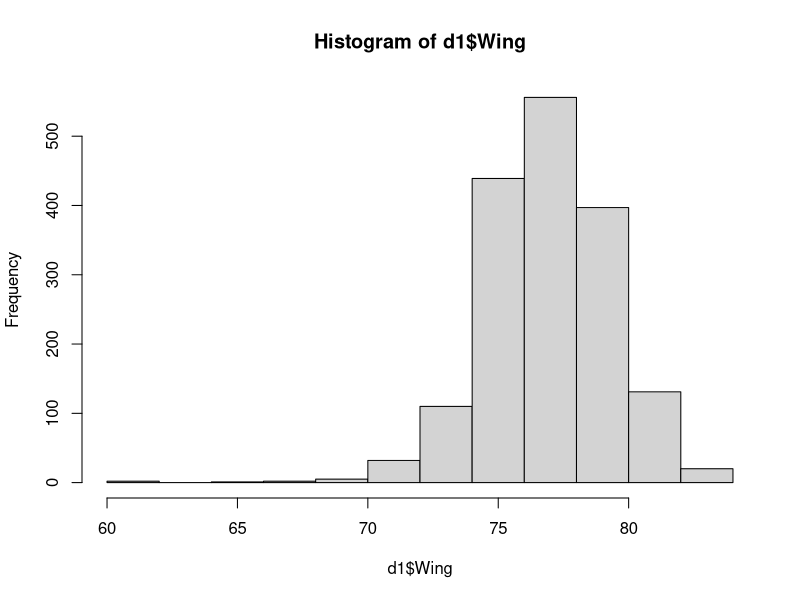
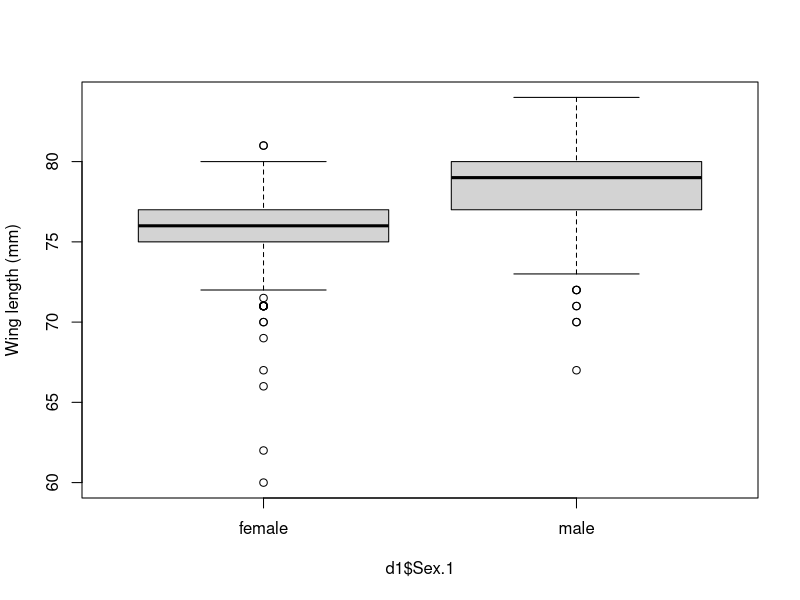
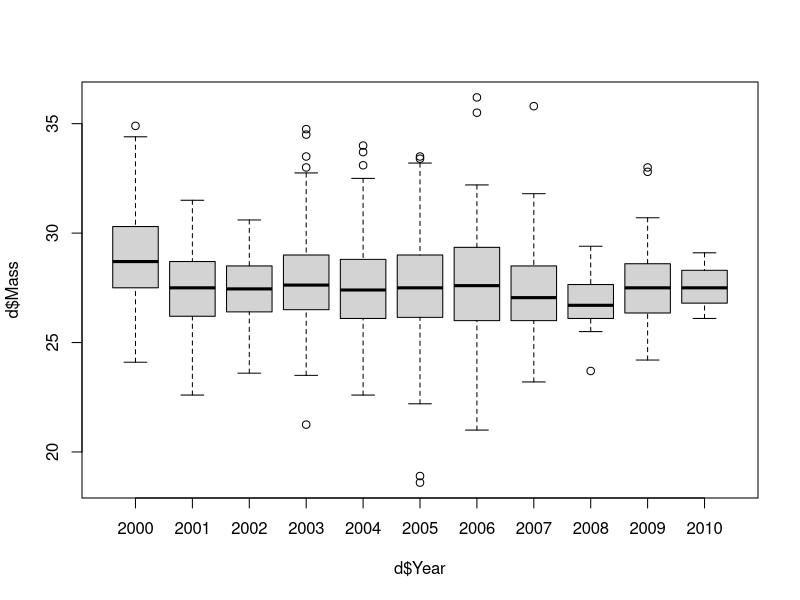
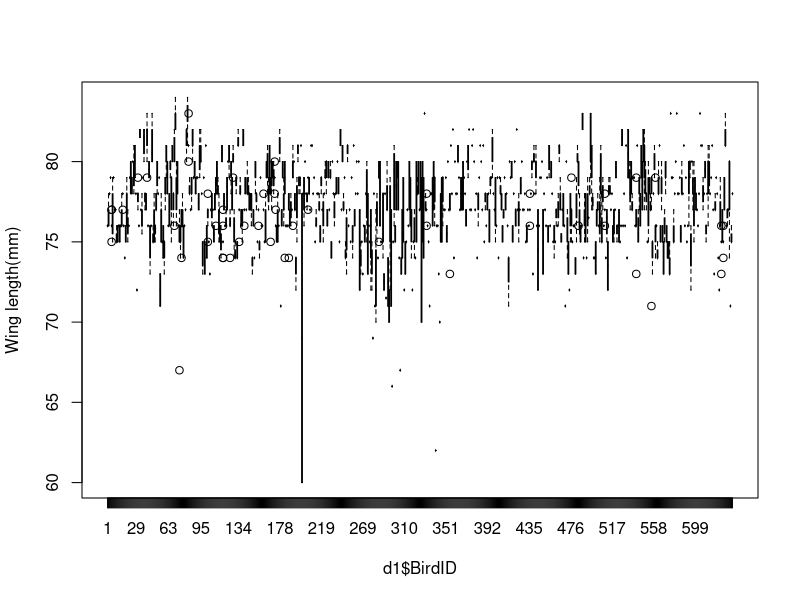
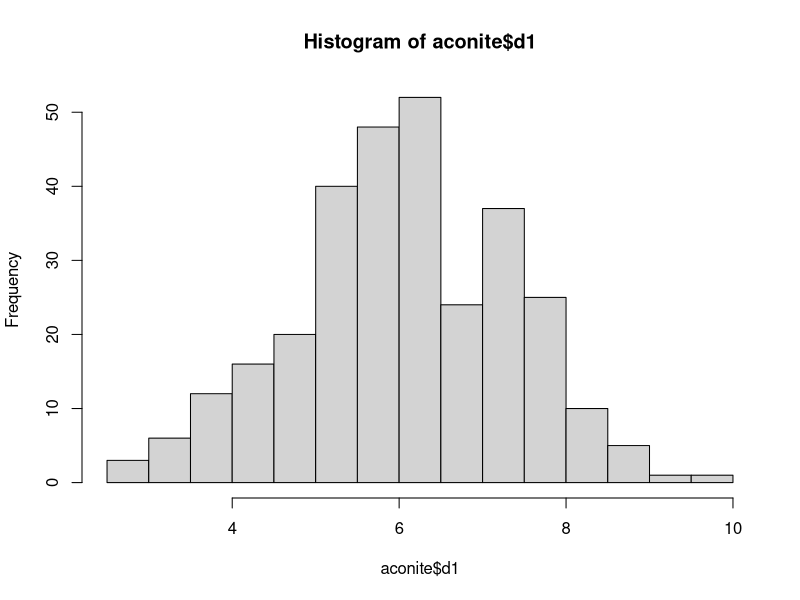
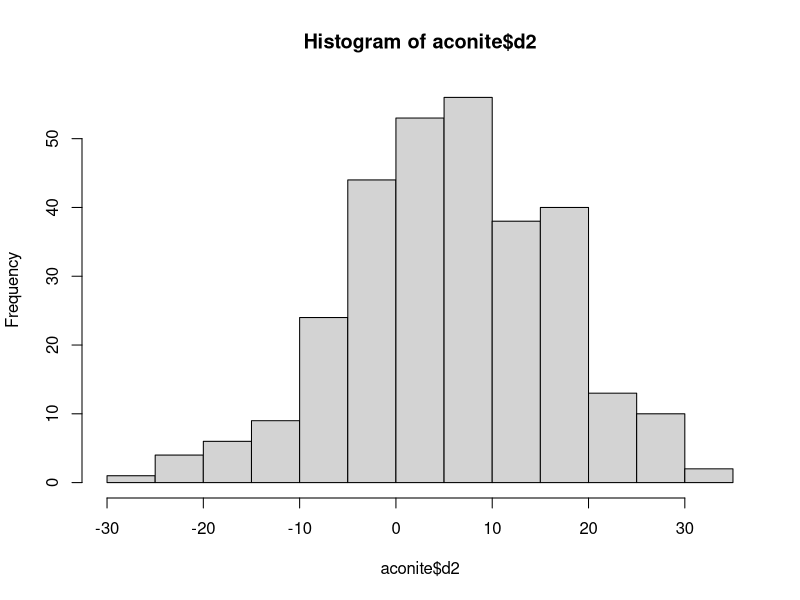
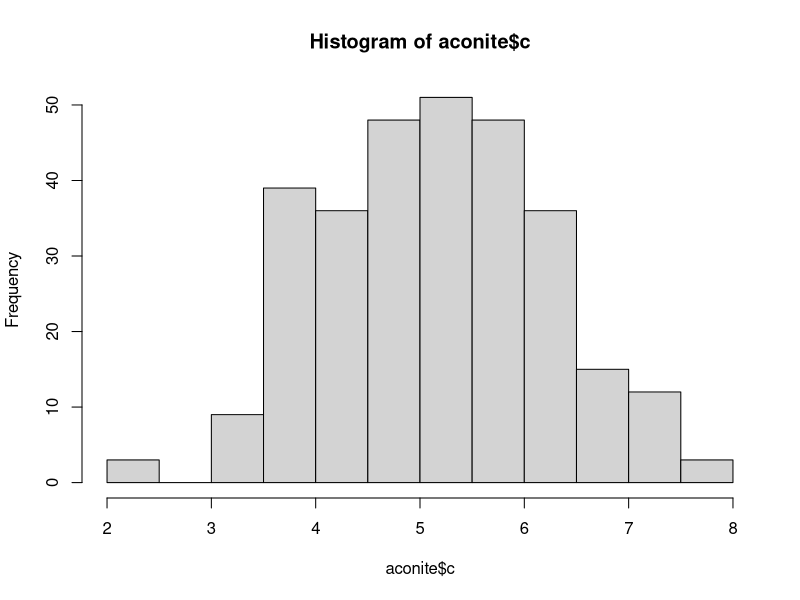

Here is the R script that generated these plots, in order:
#!/usr/bin/env Rscript

# File: Sws.ho12.R
# Author: Georgina Chow georgina.chow20@imperial.ac.uk
# Date: Nov 2024
# Description: Hand out 12 R script for stats week. Contains anovas, post-hoc
#               tests, statistical modelling and data wrangling. 

rm(list=ls())

library(dplyr)

d <- read.table("../data/SparrowSize.txt", header = TRUE)

d1 <- subset(d, d$Wing!="NA")
summary(d1$Wing)
hist(d1$Wing)

# Looking at differences between 2 groups 
model1 <- lm(Wing~Sex.1, data=d1)
summary(model1)
boxplot(d1$Wing~d1$Sex.1, ylab="Wing length (mm)")

anova(model1)
t.test(d1$Wing~d1$Sex.1, var.equal=TRUE)

# Looking at multiple groups 
boxplot(d$Mass ~ d$Year)

m2 <- lm(Mass~as.factor(Year), data=d)
anova(m2)
summary(m2)
# Only get differences between a year and the reference level 
# TukeyHSD - needs a fitted model of the aov() fit 
am2 <- aov(Mass~as.factor(Year), data=d)
summary(am2)
TukeyHSD(am2)

# 1) 

# What if there are many more levels? 
# looking at the wing length of individual birds over time 
boxplot(d1$Wing~d1$BirdID, ylab="Wing length(mm)")

require(dplyr)

tbl_df(d1)  # Coerce df to a tibble 
glimpse(d1)

d$Mass %>% cor.test(d$Tarsus, na.rm=TRUE)

d1 %>% 
  group_by(BirdID) %>% 
  summarise(count=length(BirdID)) 
  # Summarise makes 1 row from many rows of data 
  # Takes each group of same BirdID & summarises counting num lines each group

# A faster way of using dyplr to get the output we want... 
d1 %>% 
  group_by(BirdID) %>% 
  summarise(count=length(BirdID)) %>% 
    count(count)
  # Gives you the number of birds that have been measured 1< times 

# Running the ANOVA 
model3 <- lm(Wing~as.factor(BirdID), data=d1)
anova(model3)
# Shows that the among group (mean squares) BirdID > within group (residuals)

# Calcualting n0 for uneven sample size datasets 
d1 %>% 
  group_by(BirdID) %>% 
  summarise(count=length(BirdID)) %>% 
  summarise(sum(count^2))
(1/617)*(1695-7307/1695)
# 2.74 (n0 ~ a sort of centrality measure of how many observations per group)
# Because the diffs are so extreme, we can't use a mean - so need to use n0 

# Now we can calculate repeatability 
((13.20-1.62)/2.74)/(1.62+(13.20-1.62)/2.74)
# 0.72 
# i.e. 72% of variation in wing length is explained by among-individ diffs 
# 18% residual variance remains (within birds)

## EXERCISES ## 
# 1) 
aconite <- read.csv("../data/Aconite.csv")
summary(aconite)
hist(aconite$d1)
hist(aconite$d2)
hist(aconite$c)

# 2) 
fly <- read.table("../data/Wylde_single.mounted.txt")
